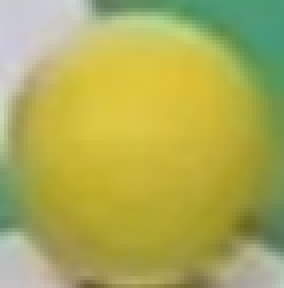
#> input picture Pratica G4/Delivery4/ball_small.png, 71 x 72 px (shown 4 times larger)
$ python 5_template_matching_video.py
#> lines starting #> are read from the running program, lines starting #| are printed output that depends on the picture; after the words box and inside, x2 and y2 are one past the last pixel; in counts of white or black regions, pixels touching at a corner belong together; pictures that were not available may be replaced by others from this repository, and a replacement may not be noted
import cv2 as cv
import numpy as np
from matplotlib import pyplot as plt

cap = cv.VideoCapture('robocup2.mp4')
template = cv.imread('ball_small.png', 0)
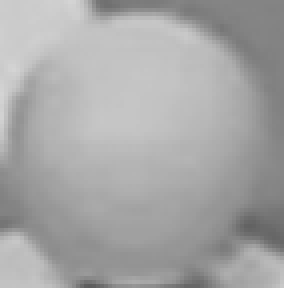
#> template: shape (72, 71) (shown 4 times larger); min 93, max 212, mean 166.5
template_canny = cv.Canny(template, 50, 150, apertureSize = 7)
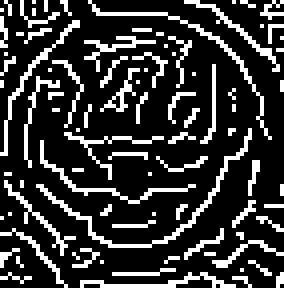
#> template_canny: shape (72, 71) (shown 4 times larger); 20.7% white in thin lines or dots
w = template.shape[1]
#> w = 71
h = template.shape[0]
#> h = 72

cv.imshow('Template (Canny)', template_canny)

while cap.isOpened():
    ret, frame = cap.read()
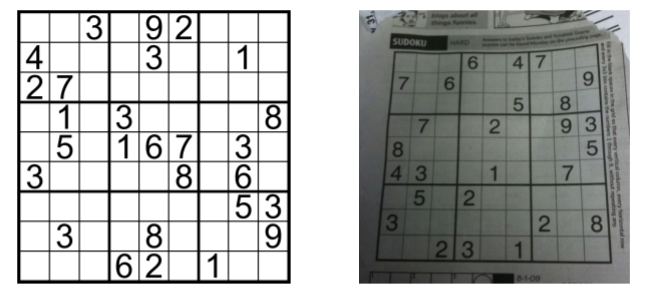
#> input picture Pratica G4/Delivery4/img.png, 650 x 300 px, given in place of robocup2.mp4, which was not available
#> frame is the input picture: shape (300, 650, 3); mean B, G, R 177.9, 179.5, 178.1

    if not ret:
        print("Can't receive frame (stream end?). Exiting ...")
        break

    # Apply Canny edge
    frame_bn = cv.cvtColor(frame, cv.COLOR_BGR2GRAY)
    frame_canny = cv.Canny(frame_bn, 50, 150, apertureSize = 7)
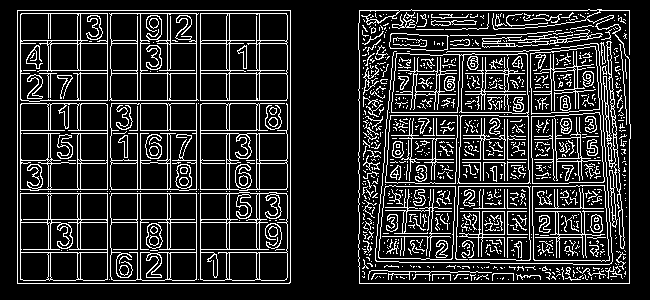
#> frame_canny: shape (300, 650); 16.6% white in thin lines or dots, all inside (x1, y1, x2, y2) = (17, 9, 631, 284)

    # Apply template Matching
    res = cv.matchTemplate(frame_canny, template_canny, cv.TM_CCOEFF)
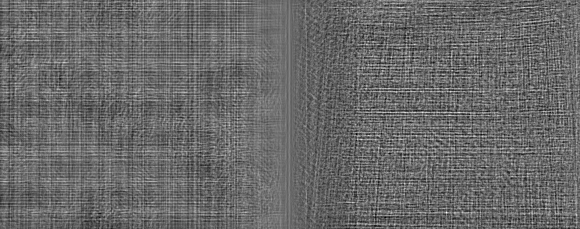
#> res: shape (229, 580) float32; min -3734026.5, max 5212251.5, mean -32822.3; drawn with min black and max white
    min_val, max_val, min_loc, max_loc = cv.minMaxLoc(res)
#> min_val = -3734026.5; max_val = 5212251.5; min_loc = (385, 217); max_loc = (446, 212)

    top_left = max_loc
#> top_left = (446, 212)

    bottom_right = (top_left[0] + w, top_left[1] + h)
#> bottom_right = (517, 284)
    cv.rectangle(frame, top_left, bottom_right, 255, 2)
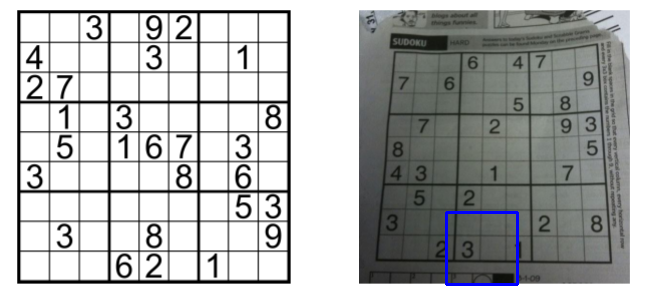
#> frame: shape (300, 650, 3); 0.44% of pixels changed, all inside (x1, y1, x2, y2) = (445, 211, 519, 286)

    cv.imshow('Ball detection', frame)

    k = cv.waitKey(25) & 0xFF
#> (key Esc is pressed here)
    if k == 27:
        break

cap.release()
cv.destroyAllWindows()
